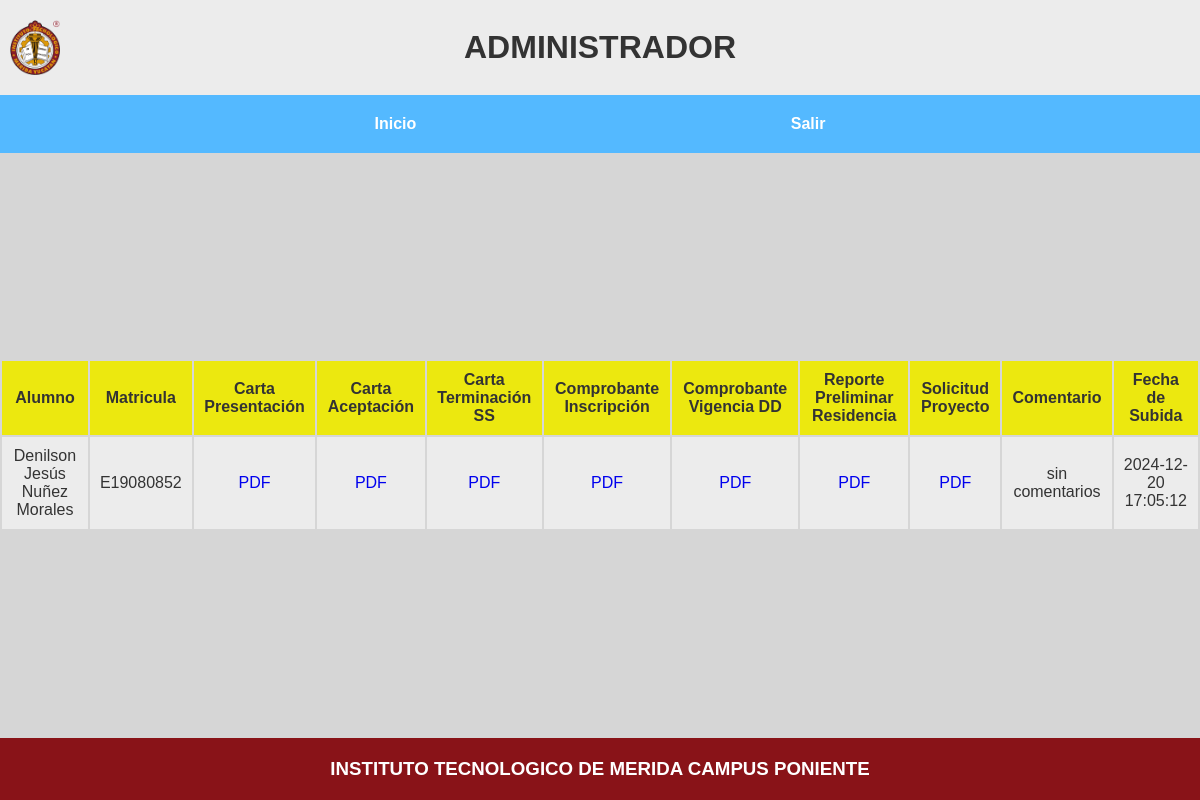
Page /admin/iniciales_admin.php on the committed database.
### tables this page shows
CREATE TABLE `info_alumno` (
  `id_registro` int(11) NOT NULL,
  `matricula` varchar(20) NOT NULL,
  `apellido_pa` varchar(20) NOT NULL,
  `apellido_ma` varchar(20) NOT NULL,
  `nombre` varchar(40) NOT NULL,
  `sexo` varchar(20) NOT NULL,
  `correo_in` varchar(80) NOT NULL,
  `correo_ad` varchar(80) NOT NULL,
  `telefono` varchar(20) NOT NULL,
  `banco_datos` varchar(20) NOT NULL,
  `id_proyecto` int(20) NOT NULL,
  `especialidad` varchar(40) NOT NULL,
  `nom_proyecto` varchar(80) NOT NULL,
  `empresa` varchar(50) NOT NULL,
  `fecha_inicio` varchar(20) NOT NULL,
  `fecha_fin` int(20) NOT NULL,
  `participantes` varchar(20) NOT NULL,
  `parti_adic` varchar(80) NOT NULL,
  `asesor_ex` varchar(50) NOT NULL,
  `asesor_in` varchar(50) NOT NULL
);

CREATE TABLE `ini_coment` (
  `id_comentario` int(11) NOT NULL,
  `id_pdf` int(11) NOT NULL,
  `comentario` varchar(200) NOT NULL
);

CREATE TABLE `ini_docs` (
  `id_pdf` int(11) NOT NULL,
  `id_registro` int(11) NOT NULL,
  `car_prese` longblob DEFAULT NULL,
  `car_acept` longblob DEFAULT NULL,
  `car_term_ss` longblob DEFAULT NULL,
  `com_inscr` longblob DEFAULT NULL,
  `com_vig_dd` longblob DEFAULT NULL,
  `rep_pre_res` longblob DEFAULT NULL,
  `sol_proy` longblob DEFAULT NULL,
  `fecha_subida` varchar(20) NOT NULL
);

### admin/iniciales_admin.php (the view, shortened to what this page needs)
<!DOCTYPE html>
<html lang="en">
<head>
  <link rel="stylesheet" href="../styles/main.css">
</head>
<body>
  <?php
  include "header_admin.php"
  ?>
  <section class="section_table_admin ancho">
    <table class="table_verdocs">
      <thead>
        <tr>
          <th>Alumno</th>
          <th>Matricula</th>
          <th>Carta Presentación</th>
          <th>Carta Aceptación</th>
          <th>Carta Terminación SS</th>
          <th>Comprobante Inscripción</th>
          <th>Comprobante Vigencia DD</th>
          <th>Reporte Preliminar Residencia</th>
          <th>Solicitud Proyecto</th>
          <th>Comentario</th>
          <th>Fecha de Subida</th>
        </tr>
      </thead>
      <tbody>
        <?php
        require "conexion.php";
        $alumno = "
        SELECT
          ia.id_registro, ia.nombre, ia.apellido_pa, ia.apellido_ma, ia.matricula,
          id.car_prese, id.car_acept, id.car_term_ss, id.com_inscr, id.com_vig_dd,
          id.rep_pre_res, id.sol_proy, ic.comentario, id.fecha_subida
        FROM info_alumno ia
        LEFT JOIN ini_docs id ON ia.id_registro = id.id_registro
        LEFT JOIN ini_coment ic ON id.id_pdf = ic.id_pdf
        ";
        $resultado = mysqli_query($conectar, $alumno);
        while ($row = mysqli_fetch_assoc($resultado)) {
        ?>
          <tr>
            <td><?php echo htmlspecialchars($row["nombre"]) . " " . htmlspecialchars($row["apellido_pa"]) . " " . htmlspecialchars($row["apellido_ma"]); ?></td>
            <td><?php echo htmlspecialchars($row["matricula"]); ?></td>
            <td><a href="ver_documento.php?id_registro=<?php echo $row['id_registro']; ?>&documento=car_prese" target="_blank">PDF</a>
            </td>
            <td><a href="ver_documento.php?id_registro=<?php echo $row['id_registro']; ?>&documento=car_acept" target="_blank">PDF</a></td>
            <td><a href="ver_documento.php?id_registro=<?php echo $row['id_registro']; ?>&documento=car_term_ss" target="_blank">PDF</a></td>
            <td><a href="ver_documento.php?id_registro=<?php echo $row['id_registro']; ?>&documento=com_inscr" target="_blank">PDF</a></td>
            <td><a href="ver_documento.php?id_registro=<?php echo $row['id_registro']; ?>&documento=com_vig_dd" target="_blank">PDF</a></td>
            <td><a href="ver_documento.php?id_registro=<?php echo $row['id_registro']; ?>&documento=rep_pre_res" target="_blank">PDF</a></td>
            <td><a href="ver_documento.php?id_registro=<?php echo $row['id_registro']; ?>&documento=sol_proy" target="_blank">PDF</a></td>
            <td><?php echo htmlspecialchars($row['comentario']); ?></td>
            <td><?php echo htmlspecialchars($row['fecha_subida']); ?></td>
          </tr>
        <?php
        }
        ?>
      </tbody>
    </table>
  </section>
  <?php
  include "../footer.php"
  ?>
</body>
</html>

### styles/main.css (style rules this page uses)
:root { --color-1: #333; --color-2: #d6d6d6; --color-3: #007bff; --color-4: #54b9ff; --color-5: #fff; --color-6: #ece80f; --color-7: #891318; --color-8: #ececec; --color-9: #ece80f; }
* { box-sizing: border-box; margin: 0; padding: 0; }
.ancho { max-width: 1200px; margin: auto; }
body { font-family: Helvetica; font-size: 16px; -webkit-font-smoothing: antialiased; color: var(--color-1); background-color: var(--color-2); }
html, body { height: 100%; }
body { display: flex; flex-direction: column; }
.table_verdocs { text-align: center; }
.table_verdocs th { background-color: var(--color-9); padding: 10px; text-align: center; }
.table_verdocs td { background-color: var(--color-8); padding: 10px; }
.table_verdocs a { text-decoration: none; }
.section_table_admin { overflow-x: auto; }

### rows in the picture
info_alumno: nombre "Denilson Jesús", apellido_pa "Nuñez", apellido_ma "Morales", matricula "E19080852", ini_coment.comentario "sin comentarios", ini_docs.fecha_subida "2024-12-20 17:05:12"
